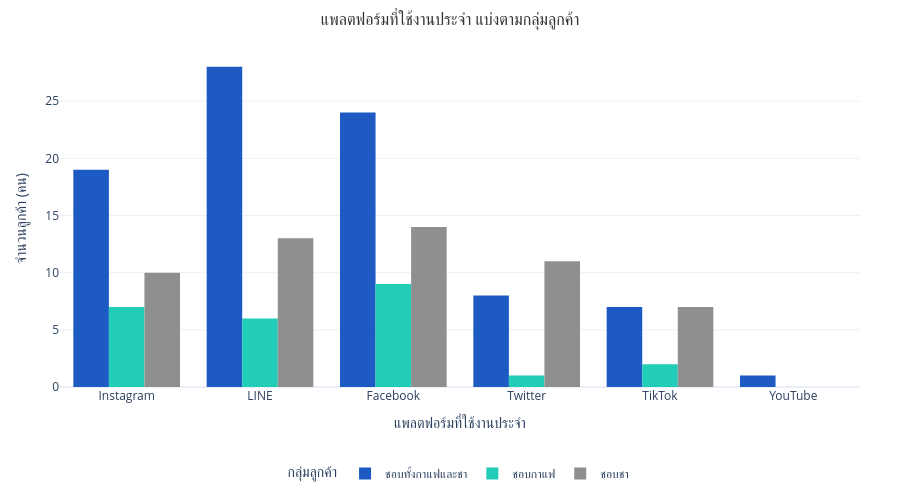

Write notebook code for a chart like this one.
### Code cell
# ---------------------------------------------------------
# กราฟที่ 3: S_Occasion แบ่งตาม Cluster
# ---------------------------------------------------------
fig3 = px.histogram(
    df_filtered, x='S_Occasion', color='กลุ่มลูกค้า',
    title='แพลตฟอร์มที่ใช้งานประจำ แบ่งตามกลุ่มลูกค้า',
    barmode='group', color_discrete_sequence=custom_colors,
    template='plotly_white'
)
fig3.update_layout(
    width=SLIDE_W, height=SLIDE_H,
    title_font=dict(size=16, family="Tahoma", color="#333"),
    title_x=0.5,
    xaxis_title="แพลตฟอร์มที่ใช้งานประจำ",
    yaxis_title="จำนวนลูกค้า (คน)",
    legend=dict(orientation="h", yanchor="bottom", y=-0.3, xanchor="center", x=0.5),
    margin=dict(t=50, b=100, l=60, r=40),
    paper_bgcolor='white', plot_bgcolor='white'
)
fig3.show()

### Figure 1 — Plotly figure (JSON) as saved in the notebook; plotly's stock layout.template omitted (floating-point values rounded to 4 significant figures)
{"data": [{"alignmentgroup": "True", "bingroup": "x", "hovertemplate": "กลุ่มลูกค้า=ชอบทั้งกาแฟและชา<br>S_Occasion=%{x}<br>count=%{y}<extra></extra>", "legendgroup": "ชอบทั้งกาแฟและชา", "marker": {"color": "#1d5ac4", "pattern": {"shape": ""}}, "name": "ชอบทั้งกาแฟและชา", "offsetgroup": "ชอบทั้งกาแฟและชา", "orientation": "v", "showlegend": true, "type": "histogram", "x": ["Instagram", "LINE", "LINE", "LINE", "LINE", "Facebook", "Facebook", "LINE", "LINE", "Facebook", "Twitter", "Facebook", "Facebook", "LINE", "Facebook", "Instagram", "LINE", "TikTok", "Facebook", "Twitter", "TikTok", "Facebook", "LINE", "LINE", "LINE", "Facebook", "Twitter", "Twitter", "LINE", "LINE", "Instagram", "TikTok", "TikTok", "TikTok", "Twitter", "TikTok", "Instagram", "Facebook", "Instagram", "Facebook", "Facebook", "LINE", "Instagram", "Facebook", "Facebook", "Facebook", "Facebook", "LINE", "Instagram", "LINE", "LINE", "Facebook", "Facebook", "LINE", "LINE", "YouTube", "Facebook", "Instagram", "Instagram", "Instagram", "Facebook", "LINE", "LINE", "Instagram", "LINE", "LINE", "Facebook", "Instagram", "Instagram", "LINE", "Facebook", "Facebook", "Twitter", "LINE", "LINE", "Twitter", "Instagram", "Instagram", "Facebook", "Instagram", "TikTok", "Instagram", "Twitter", "Instagram", "LINE", "LINE", "Instagram"], "xaxis": "x", "yaxis": "y"}, {"alignmentgroup": "True", "bingroup": "x", "hovertemplate": "กลุ่มลูกค้า=ชอบกาแฟ<br>S_Occasion=%{x}<br>count=%{y}<extra></extra>", "legendgroup": "ชอบกาแฟ", "marker": {"color": "#21cdb6", "pattern": {"shape": ""}}, "name": "ชอบกาแฟ", "offsetgroup": "ชอบกาแฟ", "orientation": "v", "showlegend": true, "type": "histogram", "x": ["LINE", "TikTok", "Instagram", "Instagram", "Facebook", "TikTok", "Instagram", "Facebook", "LINE", "Facebook", "Facebook", "Facebook", "Facebook", "LINE", "Instagram", "LINE", "Twitter", "Instagram", "Facebook", "Facebook", "Instagram", "LINE", "LINE", "Facebook", "Instagram"], "xaxis": "x", "yaxis": "y"}, {"alignmentgroup": "True", "bingroup": "x", "hovertemplate": "กลุ่มลูกค้า=ชอบชา<br>S_Occasion=%{x}<br>count=%{y}<extra></extra>", "legendgroup": "ชอบชา", "marker": {"color": "#8f8f8f", "pattern": {"shape": ""}}, "name": "ชอบชา", "offsetgroup": "ชอบชา", "orientation": "v", "showlegend": true, "type": "histogram", "x": ["Facebook", "Facebook", "Facebook", "LINE", "Facebook", "Instagram", "Instagram", "LINE", "Facebook", "LINE", "Instagram", "Twitter", "Twitter", "Instagram", "Twitter", "TikTok", "Twitter", "Instagram", "Facebook", "TikTok", "Facebook", "LINE", "TikTok", "Instagram", "Twitter", "Facebook", "TikTok", "Facebook", "Twitter", "Twitter", "LINE", "TikTok", "Instagram", "Instagram", "Facebook", "TikTok", "LINE", "LINE", "Instagram", "LINE", "Twitter", "TikTok", "Facebook", "Twitter", "LINE", "Facebook", "LINE", "LINE", "LINE", "Facebook", "Twitter", "Facebook", "Twitter", "LINE", "Instagram"], "xaxis": "x", "yaxis": "y"}], "layout": {"barmode": "group", "height": 500, "legend": {"orientation": "h", "title": {"text": "กลุ่มลูกค้า"}, "tracegroupgap": 0, "x": 0.5, "xanchor": "center", "y": -0.3, "yanchor": "bottom"}, "margin": {"b": 100, "l": 60, "r": 40, "t": 50}, "paper_bgcolor": "white", "plot_bgcolor": "white", "title": {"font": {"color": "#333", "family": "Tahoma", "size": 16}, "text": "แพลตฟอร์มที่ใช้งานประจำ แบ่งตามกลุ่มลูกค้า", "x": 0.5}, "width": 900, "xaxis": {"anchor": "y", "domain": [0, 1], "title": {"text": "แพลตฟอร์มที่ใช้งานประจำ"}}, "yaxis": {"anchor": "x", "domain": [0, 1], "title": {"text": "จำนวนลูกค้า (คน)"}}}}
